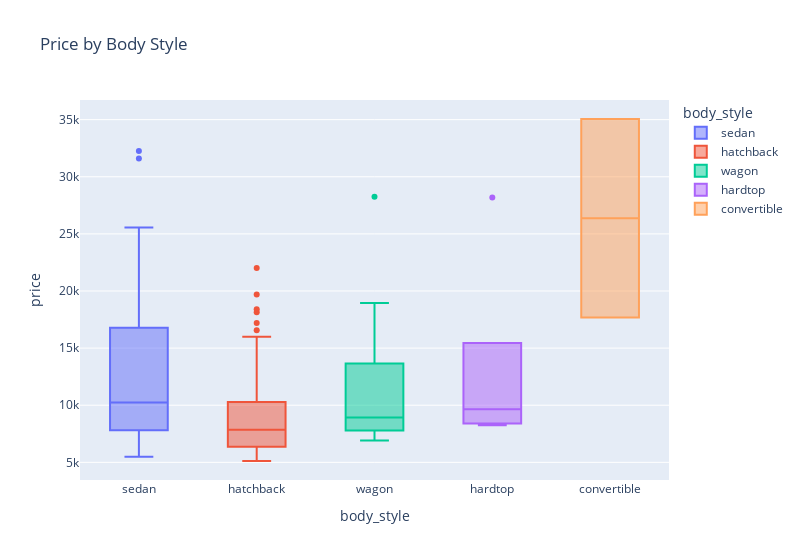

This figure's notebook cell:
### Code cell
fig_x2 = px.box(df, x='body_style', y='price', color='body_style',
            width=800, title="Price by Body Style")
fig_x2.show()

### Figure 1 — Plotly figure (JSON) as saved in the notebook; plotly's stock layout.template omitted (floating-point values rounded to 4 significant figures)
{"data": [{"alignmentgroup": "True", "hovertemplate": "body_style=%{x}<br>price=%{y}<extra></extra>", "legendgroup": "sedan", "marker": {"color": "#636efa"}, "name": "sedan", "notched": false, "offsetgroup": "sedan", "orientation": "v", "showlegend": true, "type": "box", "x": ["sedan", "sedan", "sedan", "sedan", "sedan", "sedan", "sedan", "sedan", "sedan", "sedan", "sedan", "sedan", "sedan", "sedan", "sedan", "sedan", "sedan", "sedan", "sedan", "sedan", "sedan", "sedan", "sedan", "sedan", "sedan", "sedan", "sedan", "sedan", "sedan", "sedan", "sedan", "sedan", "sedan", "sedan", "sedan", "sedan", "sedan", "sedan", "sedan", "sedan", "sedan", "sedan", "sedan", "sedan", "sedan", "sedan", "sedan", "sedan", "sedan", "sedan", "sedan", "sedan", "sedan", "sedan", "sedan", "sedan", "sedan", "sedan", "sedan", "sedan", "sedan", "sedan", "sedan", "sedan", "sedan", "sedan", "sedan", "sedan", "sedan", "sedan", "sedan", "sedan", "sedan", "sedan", "sedan", "sedan", "sedan", "sedan", "sedan"], "x0": " ", "xaxis": "x", "y": [13950, 17450, 17710, 23875, 16430, 16925, 20970, 21105, 6575, 6692, 7609, 7295, 8845, 10295, 12945, 10345, 32250, 6695, 7395, 8495, 10245, 18280, 25552, 31600, 6989, 8189, 9279, 9279, 5499, 7099, 6649, 6849, 7299, 7499, 9549, 13499, 13499, 11900, 13200, 15580, 16900, 16630, 17950, 18150, 6692, 7609, 12170, 15510, 18620, 7126, 7775, 9960, 9233, 11259, 6938, 7898, 7738, 9258, 8058, 9298, 8948, 10698, 10898, 15690, 7775, 7975, 7995, 8195, 8495, 9495, 9995, 12940, 15985, 18420, 16845, 19045, 21485, 22470, 22625], "y0": " ", "yaxis": "y"}, {"alignmentgroup": "True", "hovertemplate": "body_style=%{x}<br>price=%{y}<extra></extra>", "legendgroup": "hatchback", "marker": {"color": "#EF553B"}, "name": "hatchback", "notched": false, "offsetgroup": "hatchback", "orientation": "v", "showlegend": true, "type": "box", "x": ["hatchback", "hatchback", "hatchback", "hatchback", "hatchback", "hatchback", "hatchback", "hatchback", "hatchback", "hatchback", "hatchback", "hatchback", "hatchback", "hatchback", "hatchback", "hatchback", "hatchback", "hatchback", "hatchback", "hatchback", "hatchback", "hatchback", "hatchback", "hatchback", "hatchback", "hatchback", "hatchback", "hatchback", "hatchback", "hatchback", "hatchback", "hatchback", "hatchback", "hatchback", "hatchback", "hatchback", "hatchback", "hatchback", "hatchback", "hatchback", "hatchback", "hatchback", "hatchback", "hatchback", "hatchback", "hatchback", "hatchback", "hatchback", "hatchback", "hatchback", "hatchback", "hatchback", "hatchback", "hatchback", "hatchback", "hatchback"], "x0": " ", "xaxis": "x", "y": [5151, 6295, 5572, 6377, 7957, 6229, 12964, 6479, 6855, 5399, 6529, 7129, 7895, 9095, 5195, 6095, 6795, 8845, 10595, 11245, 5389, 6189, 6669, 7689, 9959, 8499, 7799, 8949, 17199, 19699, 18399, 5572, 7957, 6229, 22018, 11850, 15040, 18150, 5118, 7053, 7603, 5348, 6338, 6488, 7198, 7788, 8358, 8238, 9538, 9989, 11549, 9988, 11248, 16558, 15998, 9980], "y0": " ", "yaxis": "y"}, {"alignmentgroup": "True", "hovertemplate": "body_style=%{x}<br>price=%{y}<extra></extra>", "legendgroup": "wagon", "marker": {"color": "#00cc96"}, "name": "wagon", "notched": false, "offsetgroup": "wagon", "orientation": "v", "showlegend": true, "type": "box", "x": ["wagon", "wagon", "wagon", "wagon", "wagon", "wagon", "wagon", "wagon", "wagon", "wagon", "wagon", "wagon", "wagon", "wagon", "wagon", "wagon", "wagon"], "x0": " ", "xaxis": "x", "y": [8921, 7295, 28248, 7349, 7999, 14399, 8921, 7463, 10198, 8013, 11694, 6918, 7898, 8778, 13415, 16515, 18950], "y0": " ", "yaxis": "y"}, {"alignmentgroup": "True", "hovertemplate": "body_style=%{x}<br>price=%{y}<extra></extra>", "legendgroup": "hardtop", "marker": {"color": "#ab63fa"}, "name": "hardtop", "notched": false, "offsetgroup": "hardtop", "orientation": "v", "showlegend": true, "type": "box", "x": ["hardtop", "hardtop", "hardtop", "hardtop", "hardtop"], "x0": " ", "xaxis": "x", "y": [28176, 8249, 8449, 9639, 11199], "y0": " ", "yaxis": "y"}, {"alignmentgroup": "True", "hovertemplate": "body_style=%{x}<br>price=%{y}<extra></extra>", "legendgroup": "convertible", "marker": {"color": "#FFA15A"}, "name": "convertible", "notched": false, "offsetgroup": "convertible", "orientation": "v", "showlegend": true, "type": "box", "x": ["convertible", "convertible"], "x0": " ", "xaxis": "x", "y": [35056, 17669], "y0": " ", "yaxis": "y"}], "layout": {"boxmode": "overlay", "legend": {"title": {"text": "body_style"}, "tracegroupgap": 0}, "title": {"text": "Price by Body Style"}, "width": 800, "xaxis": {"anchor": "y", "categoryarray": ["sedan", "hatchback", "wagon", "hardtop", "convertible"], "categoryorder": "array", "domain": [0, 1], "title": {"text": "body_style"}}, "yaxis": {"anchor": "x", "domain": [0, 1], "title": {"text": "price"}}}}
